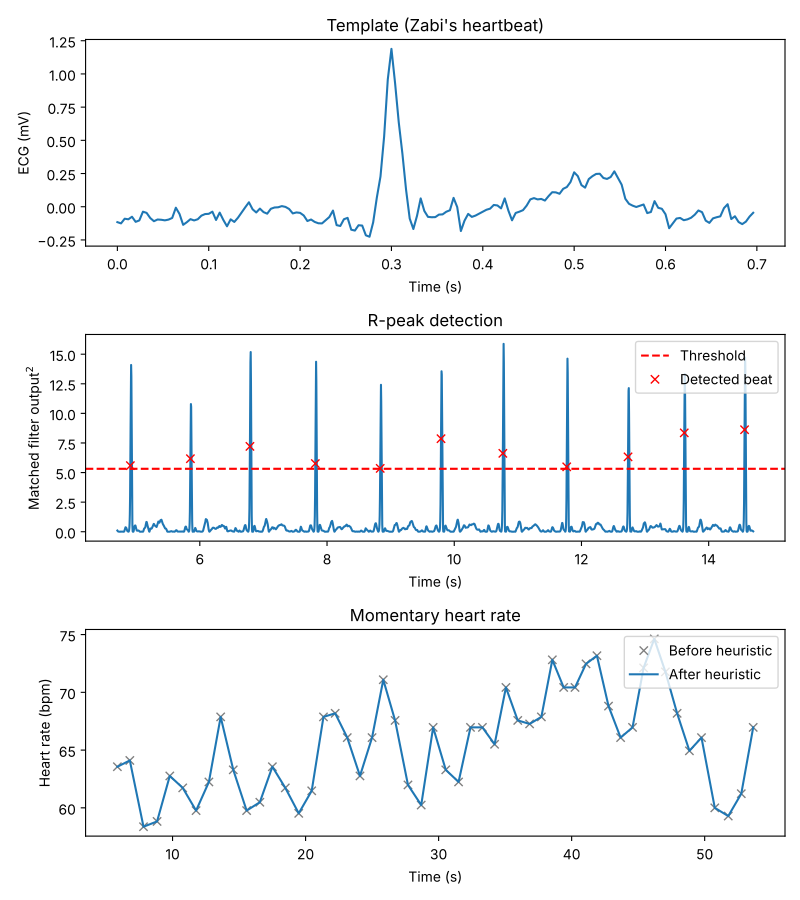

The script that drew this image:
"""Task 5: find the R peaks in our ECG with a matched filter and plot the momentary heart rate.

Run with: python3 heartbeat.py
"""
import numpy as np
import matplotlib.pyplot as plt
from ecg_plot import MINE, ZABI, BASELINE, MAINS, load_ecg, save
from fir_design import design_fir
from fir_filter import FIRfilter


fs, x = load_ecg(MINE)
fs_zabi, x_zabi = load_ecg(ZABI)
assert fs == fs_zabi, "template and ECG need the same sampling rate"
h = design_fir(fs, [BASELINE, MAINS])
M = len(h)

# setup, done once before the realtime loop like designing the coefficients:
# the template is one PQRST from Zabi's filtered ECG
fir = FIRfilter(h)
y_zabi = np.array([fir.dofilter(v) for v in x_zabi])
r = M + fs + np.argmax(np.abs(y_zabi[M + fs:M + 4 * fs]))
template = y_zabi[r - int(0.3 * fs):r + int(0.4 * fs)]
template = template - np.mean(template)

# the threshold is fixed before any of our ECG arrives. When the template meets itself the matched
# filter gives sum(template^2), squared below. Our beats are a bit smaller than Zabi's and peak at
# about 0.45 of that, so 0.15 leaves a safe margin
threshold = 0.15 * np.sum(template ** 2) ** 2

# realtime: every sample goes through the bandstop, then the matched filter (time reversed template),
# then gets squared, which makes the peaks stand out and doesn't care about the sign.
# A beat is an upward crossing of the threshold. Nothing here looks ahead in the recording
fir = FIRfilter(h)
matched = FIRfilter(template[::-1])
skip = M + len(template)  # both delay lines filling up
min_gap = 60 / 200 * fs  # heuristic: the heart can't beat faster than 200 bpm
m = np.zeros(len(x))
beats, rejected = [], []
for n, v in enumerate(x):
    m[n] = matched.dofilter(fir.dofilter(v)) ** 2
    if n > skip and m[n] > threshold >= m[n - 1]:
        # a crossing too soon after the last beat is noise. dropping the detection (not just the
        # rate) keeps the interval to the next real beat right
        if beats and n - beats[-1] < min_gap:
            rejected.append(n)
        else:
            beats.append(n)
beats = np.array(beats)
detections = np.sort(beats.tolist() + rejected)
print(f"Task 5: {len(detections)} detections, {len(rejected)} rejected")


def heart_rate(b):
    return b[1:] / fs, 60 / (np.diff(b) / fs)  # bpm at the time of each beat


t = np.arange(len(x)) / fs
fig, (ax1, ax2, ax3) = plt.subplots(3, 1, figsize=(8, 9))
ax1.plot(np.arange(len(template)) / fs, template)
ax1.set_xlabel("Time (s)")
ax1.set_ylabel("ECG (mV)")
ax1.set_title("Template (Zabi's heartbeat)")
show = slice(skip, skip + 10 * fs)
ax2.plot(t[show], m[show])
ax2.axhline(threshold, color="r", linestyle="--", label="Threshold")
b = beats[beats < skip + 10 * fs]
ax2.plot(t[b], m[b], "rx", label="Detected beat")
ax2.set_xlabel("Time (s)")
ax2.set_ylabel("Matched filter output$^2$")
ax2.set_title("R-peak detection")
ax2.legend(loc="upper right")
ax3.plot(*heart_rate(detections), "x", color="grey", label="Before heuristic")
ax3.plot(*heart_rate(beats), label="After heuristic")
ax3.set_xlabel("Time (s)")
ax3.set_ylabel("Heart rate (bpm)")
ax3.set_title("Momentary heart rate")
ax3.legend(loc="upper right")
fig.tight_layout()
save(fig, "heartbeat.pdf")
plt.show()
